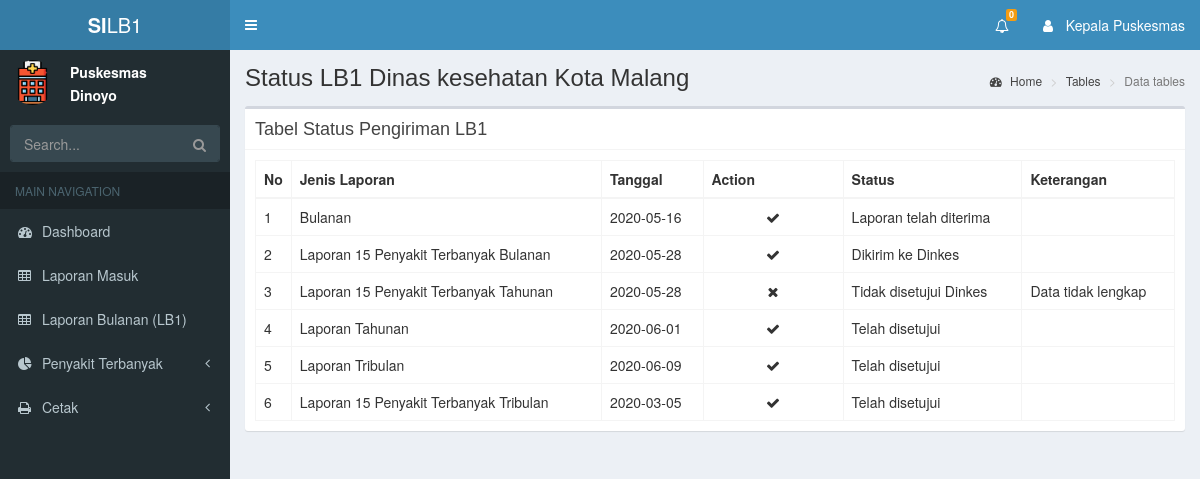
Screenshot of /index.php/kepala_puskesmas/laporanKP with the database file from the repository.
### tables this page shows
CREATE TABLE `detail_laporan` (
  `id_laporan` int(10) NOT NULL,
  `id_jp` int(10) NOT NULL,
  `jenis_laporan` varchar(100) NOT NULL,
  `nama_puskesmas` varchar(100) NOT NULL,
  `status` int(10) NOT NULL,
  `tanggal` date NOT NULL,
  `datalb1` text NOT NULL,
  `ket` text NOT NULL,
  `pesan` int(10) NOT NULL,
  `waktu` time NOT NULL
);

### application/controllers/Kepala_puskesmas.php (called while the page is built, shortened)
<?php
class Kepala_puskesmas extends CI_Controller{
    function __construct(){
      $this->load->helper('url');
      $this->load->model('DataLB1_model');
      $this->load->model('M_Kepala_puskesmas');
      $this->load->helper(array('form', 'url'));
    }
    public function header()
    {
      $result = $this->M_Kepala_puskesmas->notif();
      $data['notif'] = count($result);
      $data['data_notif'] = $result;
      $this->load->view('header/kp_header', $data);
    }
    public function laporanKP()
    {
      $data['status'] = $this->DataLB1_model->tampil_status()->result();
      $this->load->view('kepala_puskesmas/laporan_masukKP', $data);
      $this->load->view('footer/kp_footer');
    }
}

### index.php (called while the page is built, shortened)
<?php
require_once BASEPATH.'core/CodeIgniter.php';

### application/models/DataLB1_model.php (called while the page is built, shortened)
<?php
class DataLB1_model extends CI_Model{
  public function tampil_status()
  {
    return $this->db->get('detail_laporan');
  }
}

### application/views/kepala_puskesmas/laporan_masukKP.php (the view, shortened to what this page needs)
<div class="content-wrapper">
  <section class="content-header">
    <h1>
      Status LB1 Dinas kesehatan Kota Malang
    </h1>
    <ol class="breadcrumb">
      <li><a href="#"><i class="fa fa-dashboard"></i> Home</a></li>
      <li><a href="#">Tables</a></li>
      <li class="active">Data tables</li>
    </ol>
  </section>
  <section class="content">
    <div class="row">
      <div class="col-xs-12">
      <div class="box">
          <div class="box-header with-border">
            <h3 class="box-title">Tabel Status Pengiriman LB1</h3>
          </div>
          <div class="box-body">
            <table class="table table-bordered">
              <thead>
              <tr>
                <th style="width: 10px">No</th>
                <th >Jenis Laporan</th>
                <th >Tanggal</th>
                <th style="width: 140px" >Action</th>
                <th >Status</th>
                <th >Keterangan</th>
              </tr>
              </thead>
              <tbody>
              <?php $no =0; foreach ($status as $st ): $no++; ?>
              <tr>
                <td><?php echo $no?></td>
                <td><?php echo $st->jenis_laporan?></td>
                <td><?php echo $st->tanggal?></td>
                <?php if ($st->status == 11 || $st->status == 4) { ?>
                  <td style="text-align: center;"><span class="fa fa-fw fa-times"></span></td>
                <?php }elseif ($st->status == 1 || $st->status == 2 || $st->status == 3) { ?>
                  <td style="text-align: center;"><span class="fa fa-fw fa-check"></span></td>
                <?php } elseif($st->status == 0 && $st->id_jp == 1 || $st->id_jp == 2 || $st->id_jp == 3){ ?>
                  <td><a class='fa fa-fw fa-edit' href="<?php echo site_url('kepala_puskesmas/persetujuanLB/' . $st->id_laporan);?>"><span class="menu-icon icon-edit"></span></a></td>
                <?php }elseif ($st->status == 0 && $st->id_jp == 4 ) { ?>
                  <td><a class='fa fa-fw fa-edit' href="<?php echo site_url('kepala_puskesmas/detailPenyBln/' . $st->id_laporan);?>"><span class="menu-icon icon-edit"></span></a></td>
                <?php }elseif ($st->status == 0 && $st->id_jp == 6) { ?>
                  <td><a class='fa fa-fw fa-edit' href="<?php echo site_url('kepala_puskesmas/detailPenyThn/' . $st->id_laporan);?>"><span class="menu-icon icon-edit"></span></a></td>
                <?php }?>
                <td>
                  <?php if ($st->status == 0) {
                          echo "Perlu persetujuan kepala puskesmas";
                      } else if ($st->status == 1) {
                          echo "Telah disetujui";
                      } else if ($st->status == 2){
                          echo "Dikirim ke Dinkes";
                      } elseif ($st->status == 3) {
                        echo "Laporan telah diterima";
                      } elseif ($st->status == 11) {
                        echo "Tidak disetujui";
                      } elseif ($st->status == 4) {
                        echo "Tidak disetujui Dinkes";
                      }
                  ?>
                </td>
                <td><?php echo $st->ket?></td>
              </tr>
              <?php endforeach;?>
              </tbody>
          </table>
          </div>
        </div>
      </div>
    </div>
  </section>
</div>

### rows the page displays
detail_laporan: jenis_laporan "Bulanan", tanggal "2020-05-16", status "Laporan telah diterima"
detail_laporan: jenis_laporan "Laporan 15 Penyakit Terbanyak Bulanan", tanggal "2020-05-28", status "Dikirim ke Dinkes"
detail_laporan: jenis_laporan "Laporan 15 Penyakit Terbanyak Tahunan", tanggal "2020-05-28", status 4 (drawn), ket "Data tidak lengkap"
detail_laporan: jenis_laporan "Laporan Tahunan", tanggal "2020-06-01", status "Telah disetujui"
detail_laporan: jenis_laporan "Laporan Tribulan", tanggal "2020-06-09", status "Telah disetujui"
detail_laporan: jenis_laporan "Laporan 15 Penyakit Terbanyak Tribulan", tanggal "2020-03-05", status "Telah disetujui"

### other values shown
$notif "0"
